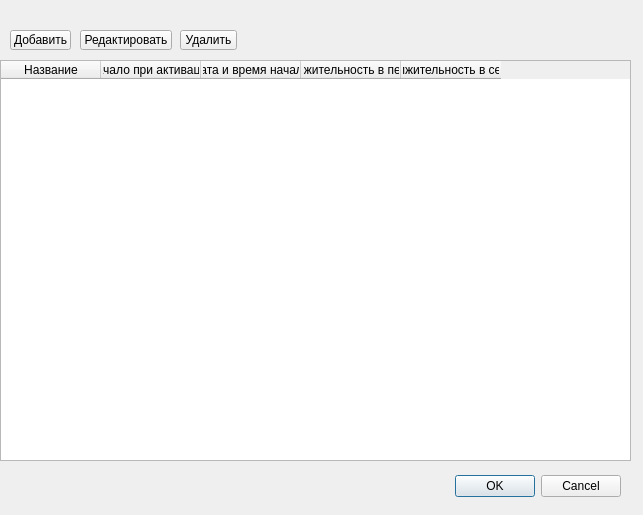
<ui version="4.0" >
 <class>Dialog</class>
 <widget class="QDialog" name="Dialog" >
  <property name="geometry" >
   <rect>
    <x>0</x>
    <y>0</y>
    <width>643</width>
    <height>515</height>
   </rect>
  </property>
  <property name="windowTitle" >
   <string>Dialog</string>
  </property>
  <widget class="QDialogButtonBox" name="buttonBox" >
   <property name="geometry" >
    <rect>
     <x>280</x>
     <y>470</y>
     <width>341</width>
     <height>32</height>
    </rect>
   </property>
   <property name="orientation" >
    <enum>Qt::Horizontal</enum>
   </property>
   <property name="standardButtons" >
    <set>QDialogButtonBox::Cancel|QDialogButtonBox::NoButton|QDialogButtonBox::Ok</set>
   </property>
  </widget>
  <widget class="QTableWidget" name="tableWidget" >
   <property name="geometry" >
    <rect>
     <x>0</x>
     <y>60</y>
     <width>631</width>
     <height>401</height>
    </rect>
   </property>
   <column>
    <property name="text" >
     <string>Название</string>
    </property>
   </column>
   <column>
    <property name="text" >
     <string>Начало при активации</string>
    </property>
   </column>
   <column>
    <property name="text" >
     <string>Дата и время начала</string>
    </property>
   </column>
   <column>
    <property name="text" >
     <string>Продолжительность в периодах</string>
    </property>
   </column>
   <column>
    <property name="text" >
     <string>Продолжительность в секундах</string>
    </property>
   </column>
  </widget>
  <widget class="QToolButton" name="toolButton" >
   <property name="geometry" >
    <rect>
     <x>10</x>
     <y>30</y>
     <width>61</width>
     <height>20</height>
    </rect>
   </property>
   <property name="text" >
    <string>Добавить</string>
   </property>
  </widget>
  <widget class="QToolButton" name="toolButton_2" >
   <property name="geometry" >
    <rect>
     <x>180</x>
     <y>30</y>
     <width>57</width>
     <height>20</height>
    </rect>
   </property>
   <property name="text" >
    <string>Удалить</string>
   </property>
  </widget>
  <widget class="QToolButton" name="toolButton_3" >
   <property name="geometry" >
    <rect>
     <x>80</x>
     <y>30</y>
     <width>92</width>
     <height>20</height>
    </rect>
   </property>
   <property name="text" >
    <string>Редактировать</string>
   </property>
  </widget>
 </widget>
 <resources/>
 <connections>
  <connection>
   <sender>buttonBox</sender>
   <signal>accepted()</signal>
   <receiver>Dialog</receiver>
   <slot>accept()</slot>
   <hints>
    <hint type="sourcelabel" >
     <x>498</x>
     <y>484</y>
    </hint>
    <hint type="destinationlabel" >
     <x>157</x>
     <y>274</y>
    </hint>
   </hints>
  </connection>
  <connection>
   <sender>buttonBox</sender>
   <signal>rejected()</signal>
   <receiver>Dialog</receiver>
   <slot>reject()</slot>
   <hints>
    <hint type="sourcelabel" >
     <x>566</x>
     <y>490</y>
    </hint>
    <hint type="destinationlabel" >
     <x>286</x>
     <y>274</y>
    </hint>
   </hints>
  </connection>
 </connections>
</ui>
